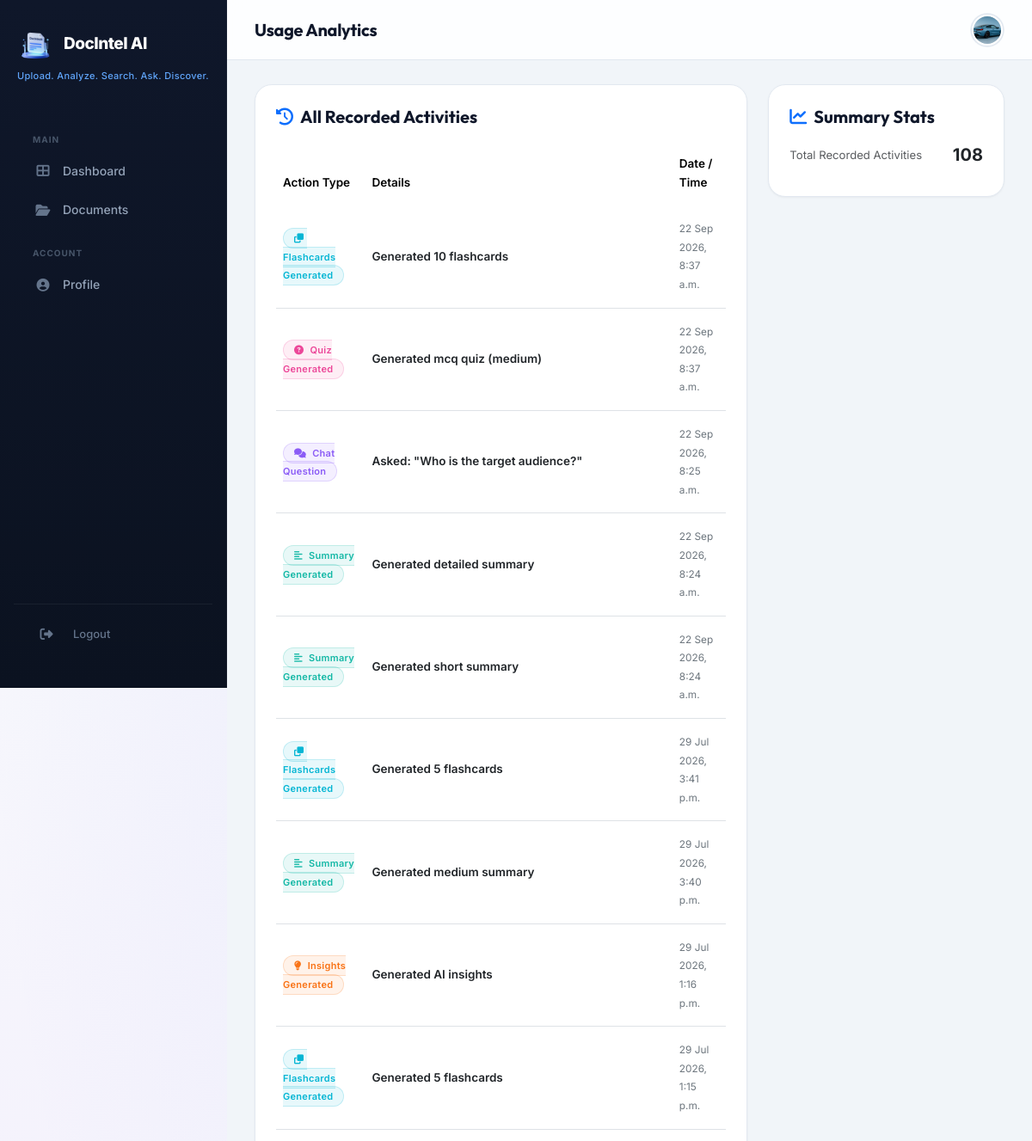
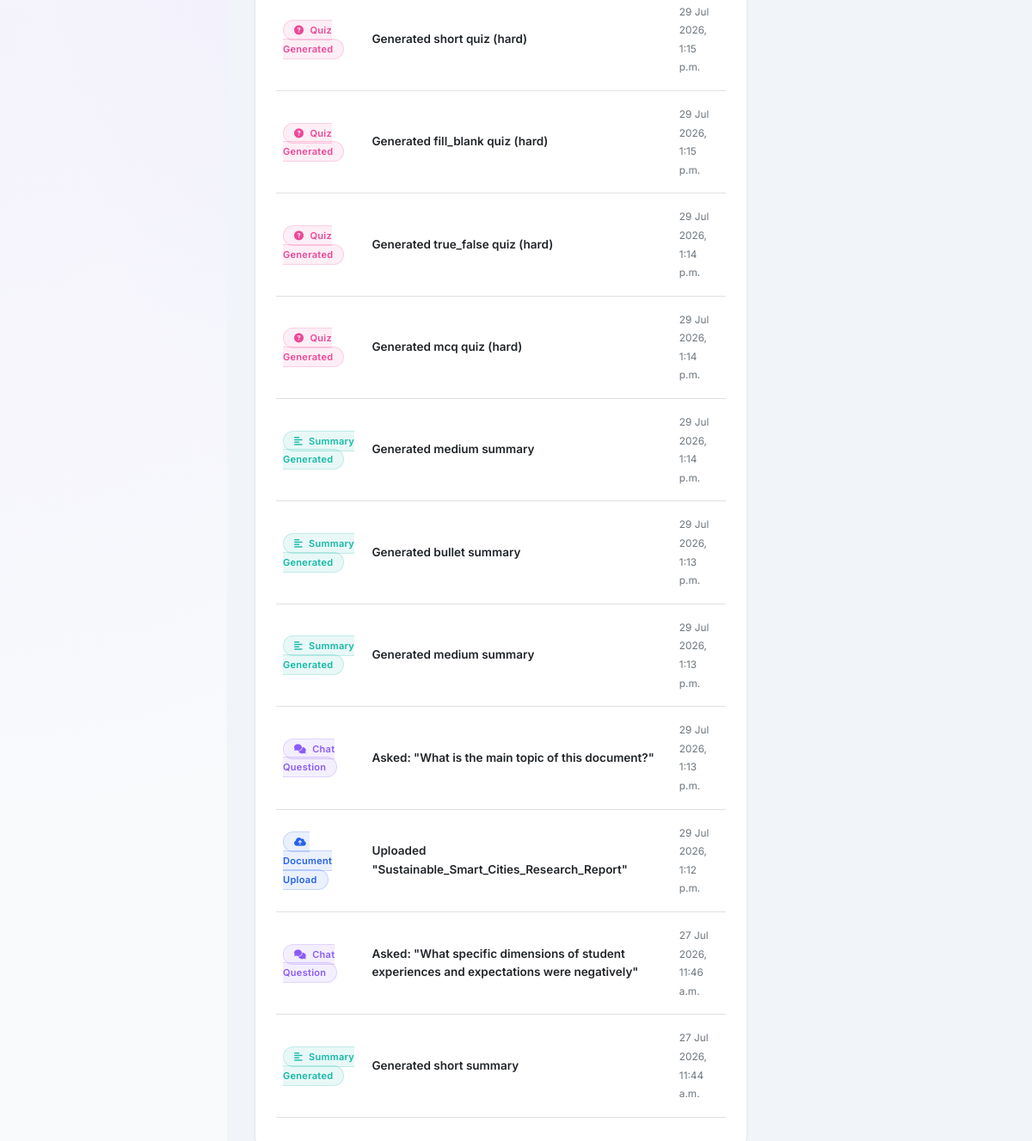
The app's page /analytics/usage/ (signed in) with its own data (2 pictures, top to bottom).
### accounts/models.py (models this page shows, shortened)
class UserProfile(models.Model):
    user = models.OneToOneField(User, on_delete=models.CASCADE, related_name='profile')
    avatar = models.ImageField(upload_to='avatars/', blank=True, null=True)
    bio = models.TextField(max_length=500, blank=True)
    phone = models.CharField(max_length=20, blank=True)
    organization = models.CharField(max_length=100, blank=True)
    theme_preference = models.CharField(
        max_length=10,
        choices=[('light', 'Light'), ('dark', 'Dark'), ('system', 'System')],
        default='system'
    )
    language = models.CharField(max_length=10, default='en')
    email_notifications = models.BooleanField(default=True)
    created_at = models.DateTimeField(auto_now_add=True)
    updated_at = models.DateTimeField(auto_now=True)

### analytics/models.py (models this page shows, shortened)
class ActivityLog(models.Model):
    ACTION_TYPES = [
        ('upload', 'Document Upload'),
        ('delete', 'Document Delete'),
        ('rename', 'Document Rename'),
        ('chat', 'Chat Question'),
        ('summary', 'Summary Generated'),
        ('quiz', 'Quiz Generated'),
        ('flashcard', 'Flashcards Generated'),
        ('insight', 'Insights Generated'),
        ('export', 'Document Export'),
    ]
    user = models.ForeignKey(User, on_delete=models.CASCADE, related_name='activities')
    action_type = models.CharField(max_length=20, choices=ACTION_TYPES)
    document = models.ForeignKey(Document, on_delete=models.SET_NULL, null=True, blank=True)
    details = models.TextField(blank=True)
    timestamp = models.DateTimeField(auto_now_add=True)
    class Meta:
        ordering = ['-timestamp']
    @property
    def icon(self):
        icons = {
            'upload': 'fa-cloud-upload-alt',
            'delete': 'fa-trash-alt',
            'rename': 'fa-edit',
            'chat': 'fa-comments',
            'summary': 'fa-align-left',
            'quiz': 'fa-question-circle',
            'flashcard': 'fa-clone',
            'insight': 'fa-lightbulb',
            'export': 'fa-download',
        }
        return icons.get(self.action_type, 'fa-circle')
    @property
    def color(self):
        colors = {
            'upload': '#2563eb',
            'delete': '#ef4444',
            'rename': '#f59e0b',
            'chat': '#8b5cf6',
            'summary': '#14b8a6',
            'quiz': '#ec4899',
            'flashcard': '#06b6d4',
            'insight': '#f97316',
            'export': '#10b981',
        }
        return colors.get(self.action_type, '#6b7280')

### analytics/views.py (the view)
# urls.py: path('usage/', views.usage_analytics, name='usage'),
@login_required
def usage_analytics(request):
    activities = ActivityLog.objects.filter(user=request.user)
    context = {
        'total_activities': activities.count(),
        'recent_activities': activities[:20],
    }
    return render(request, 'analytics/usage.html', context)

### templates/analytics/usage.html (shortened to what this page needs)
{% extends 'base_dashboard.html' %}
{% load static %}
{% block page_title %}Usage Analytics{% endblock %}
{% block content %}
<div class="row g-4 animate-fade-in">
    <div class="col-lg-8">
        <div class="premium-card">
            <h5 class="mb-4 fw-bold"><i class="fas fa-history me-2 text-primary"></i>All Recorded Activities</h5>
            <div class="table-responsive">
                <table class="table align-middle" style="font-size:13.5px;">
                    <thead>
                        <tr class="text-muted">
                            <th class="border-0 pb-3" style="font-weight:600;">Action Type</th>
                            <th class="border-0 pb-3" style="font-weight:600;">Details</th>
                            <th class="border-0 pb-3" style="font-weight:600;">Date / Time</th>
                        </tr>
                    </thead>
                    <tbody>
                        {% if recent_activities %}
                            {% for act in recent_activities %}
                            <tr>
                                <td class="py-3">
                                    <span class="badge-premium" style="background: {{ act.color }}18; color: {{ act.color }}; border: 1px solid {{ act.color }}30; font-size: 11px;">
                                        <i class="fas {{ act.icon }} me-1"></i> {{ act.get_action_type_display }}
                                    </span>
                                </td>
                                <td class="py-3 text-dark fw-semibold">{{ act.details }}</td>
                                <td class="py-3 text-secondary"><small>{{ act.timestamp|date:"d M Y, g:i a" }}</small></td>
                            </tr>
                            {% endfor %}
                        {% else %}
                            <tr>
                                <td colspan="3" class="text-center py-5 text-muted">
                                    No actions recorded yet.
                                </td>
                            </tr>
                        {% endif %}
                    </tbody>
                </table>
            </div>
        </div>
    </div>
    <div class="col-lg-4">
        <div class="premium-card">
            <h5 class="mb-3 fw-bold"><i class="fas fa-chart-line me-2 text-primary"></i>Summary Stats</h5>
            <div class="d-flex justify-content-between align-items-center mb-2">
                <span class="text-muted small">Total Recorded Activities</span>
                <span class="fw-bold text-dark fs-5">{{ total_activities }}</span>
            </div>
        </div>
    </div>
</div>
{% endblock %}

### templates/base_dashboard.html (shortened to what this page needs)
{% extends 'base.html' %}
{% load static %}
{% block extra_css %}
<link rel="stylesheet" href="{% static 'css/dashboard.css' %}?v=3">
{% endblock %}
{% block body %}
<nav class="sidebar" id="sidebar">
    <div class="brand">
        <img src="{% static 'images/logo.png' %}" alt="DocIntel AI"
            style="height: 42px; width: auto; object-fit: contain; flex-shrink: 0;">
        <span class="brand-text">DocIntel AI</span>
    </div>
    <div class="tagline">
        <span>Upload.</span> <span>Analyze.</span> <span>Search.</span> <span>Ask.</span> <span>Discover.</span>
    </div>
    <div class="sidebar-nav">
        <div class="nav-section-title">Main</div>
        <ul class="nav flex-column">
            <li class="nav-item">
                <a class="nav-link {% if '/dashboard/' in request.path or request.path == '/dashboard' %}active{% endif %}"
                    href="{% url 'dashboard:index' %}">
                    <i class="fas fa-th-large"></i> Dashboard
                </a>
            </li>
            <li class="nav-item">
                <a class="nav-link {% if '/documents/' in request.path %}active{% endif %}"
                    href="{% url 'documents:list' %}">
                    <i class="fas fa-folder-open"></i> Documents
                </a>
            </li>
        </ul>
        <div class="nav-section-title">Account</div>
        <ul class="nav flex-column">
            <li class="nav-item">
                <a class="nav-link {% if '/accounts/' in request.path and '/settings/' not in request.path %}active{% endif %}"
                    href="{% url 'accounts:profile' %}">
                    <i class="fas fa-user-circle"></i> Profile
                </a>
            </li>
        </ul>
    </div>
    <div class="sidebar-footer">
        <a class="nav-link" href="{% url 'accounts:logout' %}">
            <i class="fas fa-sign-out-alt me-2"></i> Logout
        </a>
    </div>
</nav>
<div class="main-content">
    <div class="navbar-dashboard">
        <div class="d-flex align-items-center gap-3">
            <h5 class="page-title mb-0">{% block page_title %}Dashboard{% endblock %}</h5>
        </div>
        <div class="navbar-actions">
            {% if user.is_authenticated %}
            <div class="dropdown">
                <button class="btn-icon dropdown-toggle" data-bs-toggle="dropdown" style="border:none;" aria-expanded="false">
                    {% if user.profile.avatar %}
                    <img src="{{ user.profile.avatar.url }}" class="avatar-sm" alt="avatar">
                    {% else %}
                    <div class="avatar-placeholder avatar-sm" style="font-size:13px;">
                        {{ user.first_name|first|upper|default:user.username|first|upper }}
                    </div>
                    {% endif %}
                </button>
            </div>
            {% else %}
            <div class="d-flex align-items-center gap-2">
                <a href="{% url 'accounts:login' %}" class="btn btn-sm btn-outline-primary rounded-pill px-3 fw-semibold">Log in</a>
                <a href="{% url 'accounts:register' %}" class="btn btn-sm btn-primary rounded-pill px-3 fw-semibold">Sign Up</a>
            </div>
            {% endif %}
        </div>
    </div>
    <div class="content-area">
        {% block content %}{% endblock %}
    </div>
</div>
{% endblock %}

### static/css/dashboard.css (style rules this page uses)
.sidebar { position: fixed; left: 0; top: 0; bottom: 0; width: var(--sidebar-width); background: var(--gradient-sidebar); z-index: 1000; transition: var(--transition-base); display: flex; flex-direction: column; overflow-y: auto; overflow-x: hidden; border-right: 1px solid rgba(255,255,255,0.04); }
.sidebar-nav { flex: 1; padding: 12px 10px; }
.sidebar-nav .nav-section-title { font-size: 10px; text-transform: uppercase; letter-spacing: 1.8px; color: rgba(255,255,255,0.28); padding: 16px 14px 8px; font-weight: 700; }
.sidebar-nav .nav-item { margin-bottom: 1px; }
.sidebar-nav .nav-link { display: flex; align-items: center; gap: 11px; padding: 10px 14px; color: rgba(255,255,255,0.55); border-radius: var(--radius-md); transition: var(--transition-fast); font-weight: 500; font-size: 13.5px; position: relative; }
.sidebar-nav .nav-link i { width: 18px; text-align: center; font-size: 14px; transition: var(--transition-fast); }
.sidebar-footer { padding: 14px; border-top: 1px solid rgba(255,255,255,0.06); }
.main-content { margin-left: var(--sidebar-width); min-height: 100vh; transition: var(--transition-base); }
.navbar-dashboard { background: rgba(248,250,252,0.92); backdrop-filter: blur(20px); -webkit-backdrop-filter: blur(20px); border-bottom: 1px solid var(--border-color); padding: 0 28px; position: sticky; top: 0; z-index: 100; display: flex; align-items: center; justify-content: space-between; height: var(--navbar-height); }
.navbar-dashboard .page-title { font-family: var(--font-heading); font-weight: 700; font-size: 1.25rem; color: var(--text-primary); letter-spacing: -0.01em; }
.navbar-dashboard .navbar-actions { display: flex; align-items: center; gap: 10px; }
.content-area { padding: 24px 28px; }
.btn i, .nav-link i, .dropdown-item i, .doc-icon i, .search-box-nav i { transition: transform 0.25s cubic-bezier(0.4, 0, 0.2, 1), color 0.25s ease; display: inline-block; }

### templates/base.html (style rules this page uses)
:root { --di-ink-900: #0b1220; --di-ink-800: #0f172a; --di-ink-700: #1e293b; --di-slate-600: #475569; --di-slate-500: #64748b; --di-slate-400: #94a3b8; --di-border: #e2e8f0; --di-surface: #f1f5f9; --di-brand-500: #3b82f6; --di-brand-600: #2563eb; --di-violet-500: #6366f1; --di-danger-500: #ef4444; --di-ease: cubic-bezier(0.22, 1, 0.36, 1); }
* { margin: 0; padding: 0; box-sizing: border-box; }
body { font-family: 'Inter', -apple-system, BlinkMacSystemFont, sans-serif; background: var(--di-surface); color: var(--di-ink-800); min-height: 100vh; -webkit-font-smoothing: antialiased; }
.sidebar { position: fixed; top: 0; left: 0; width: 260px; height: 100vh; background: linear-gradient(180deg, var(--di-ink-800) 0%, var(--di-ink-900) 100%); color: #e2e8f0; padding: 28px 18px; overflow-y: auto; z-index: 1050; transition: transform 0.3s var(--di-ease); border-right: 1px solid rgba(255, 255, 255, 0.04); }
.sidebar .tagline { font-size: 12px; color: var(--di-slate-400); margin-bottom: 30px; letter-spacing: 0.3px; }
.sidebar .tagline span { color: #60a5fa; font-weight: 500; }
.sidebar .nav-link { display: flex; align-items: center; gap: 14px; padding: 11px 16px; border-radius: 10px; color: #94a3b8; text-decoration: none; font-size: 14px; font-weight: 500; margin-bottom: 4px; transition: background 0.2s var(--di-ease), color 0.2s var(--di-ease), transform 0.2s var(--di-ease); }
.sidebar .nav-link i { width: 20px; font-size: 16px; color: #64748b; transition: color 0.2s ease; }
.main-content { margin-left: 260px; min-height: 100vh; display: flex; flex-direction: column; }

### records on screen
ActivityLog: action_type "Flashcards Generated", details "Generated 10 flashcards", timestamp "22 Sep 2026, 8:37 a.m."
ActivityLog: action_type "Quiz Generated", details "Generated mcq quiz (medium)", timestamp "22 Sep 2026, 8:37 a.m."
ActivityLog: action_type "Chat Question", details "Asked: \"Who is the target audience?\"", timestamp "22 Sep 2026, 8:25 a.m."
ActivityLog: action_type "Summary Generated", details "Generated detailed summary", timestamp "22 Sep 2026, 8:24 a.m."
ActivityLog: action_type "Summary Generated", details "Generated short summary", timestamp "22 Sep 2026, 8:24 a.m."
ActivityLog: action_type "Flashcards Generated", details "Generated 5 flashcards", timestamp "29 Jul 2026, 3:41 p.m."
ActivityLog: action_type "Summary Generated", details "Generated medium summary", timestamp "29 Jul 2026, 3:40 p.m."
ActivityLog: action_type "Insights Generated", details "Generated AI insights", timestamp "29 Jul 2026, 1:16 p.m."
ActivityLog: action_type "Flashcards Generated", details "Generated 5 flashcards", timestamp "29 Jul 2026, 1:15 p.m."
ActivityLog: action_type "Quiz Generated", details "Generated short quiz (hard)", timestamp "29 Jul 2026, 1:15 p.m."
ActivityLog: action_type "Quiz Generated", details "Generated fill_blank quiz (hard)", timestamp "29 Jul 2026, 1:15 p.m."
ActivityLog: action_type "Quiz Generated", details "Generated true_false quiz (hard)", timestamp "29 Jul 2026, 1:14 p.m."
ActivityLog: action_type "Quiz Generated", details "Generated mcq quiz (hard)", timestamp "29 Jul 2026, 1:14 p.m."
ActivityLog: action_type "Summary Generated", details "Generated medium summary", timestamp "29 Jul 2026, 1:14 p.m."
ActivityLog: action_type "Summary Generated", details "Generated bullet summary", timestamp "29 Jul 2026, 1:13 p.m."
ActivityLog: action_type "Summary Generated", details "Generated medium summary", timestamp "29 Jul 2026, 1:13 p.m."
ActivityLog: action_type "Chat Question", details "Asked: \"What is the main topic of this document?\"", timestamp "29 Jul 2026, 1:13 p.m."
ActivityLog: action_type "Document Upload", details "Uploaded \"Sustainable_Smart_Cities_Research_Report\"", timestamp "29 Jul 2026, 1:12 p.m."
ActivityLog: action_type "Chat Question", details "Asked: \"What specific dimensions of student experiences and expectations were negatively\"", timestamp "27 Jul 2026, 11:46 a.m."
ActivityLog: action_type "Summary Generated", details "Generated short summary", timestamp "27 Jul 2026, 11:44 a.m."

### other values on screen
{{ total_activities }} "108"
